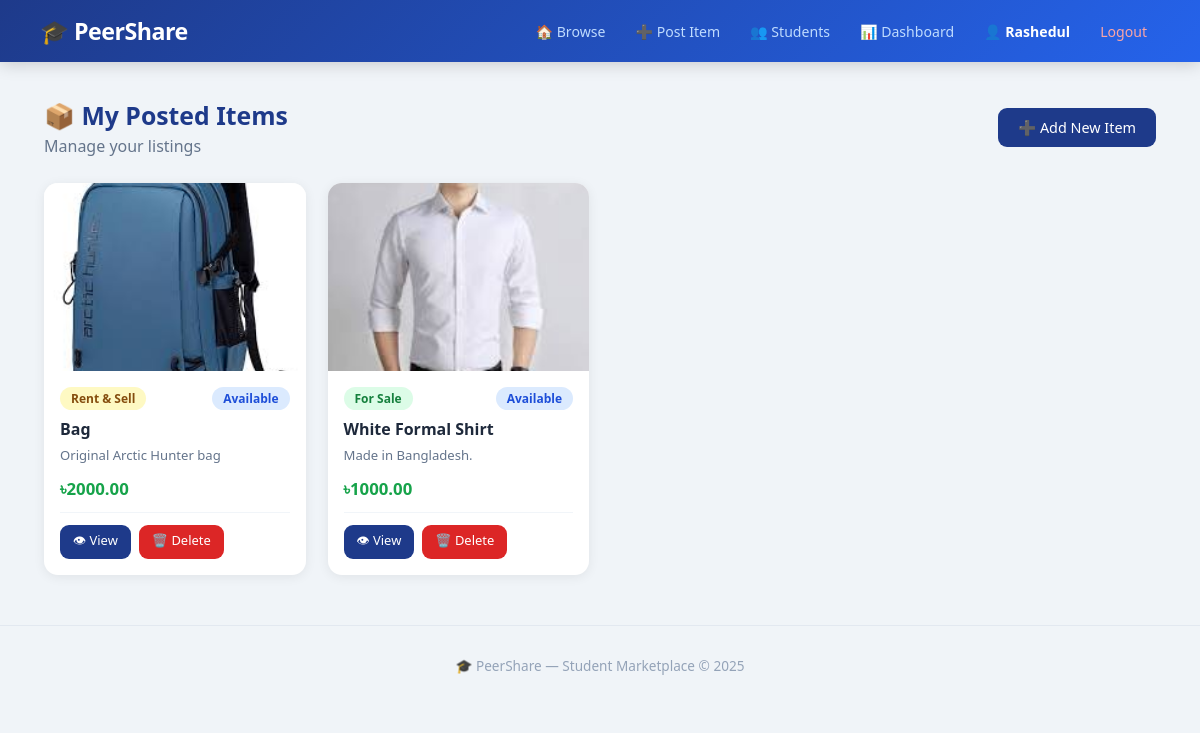
Page /dashboard/items/ (signed in) on the earlier database version.
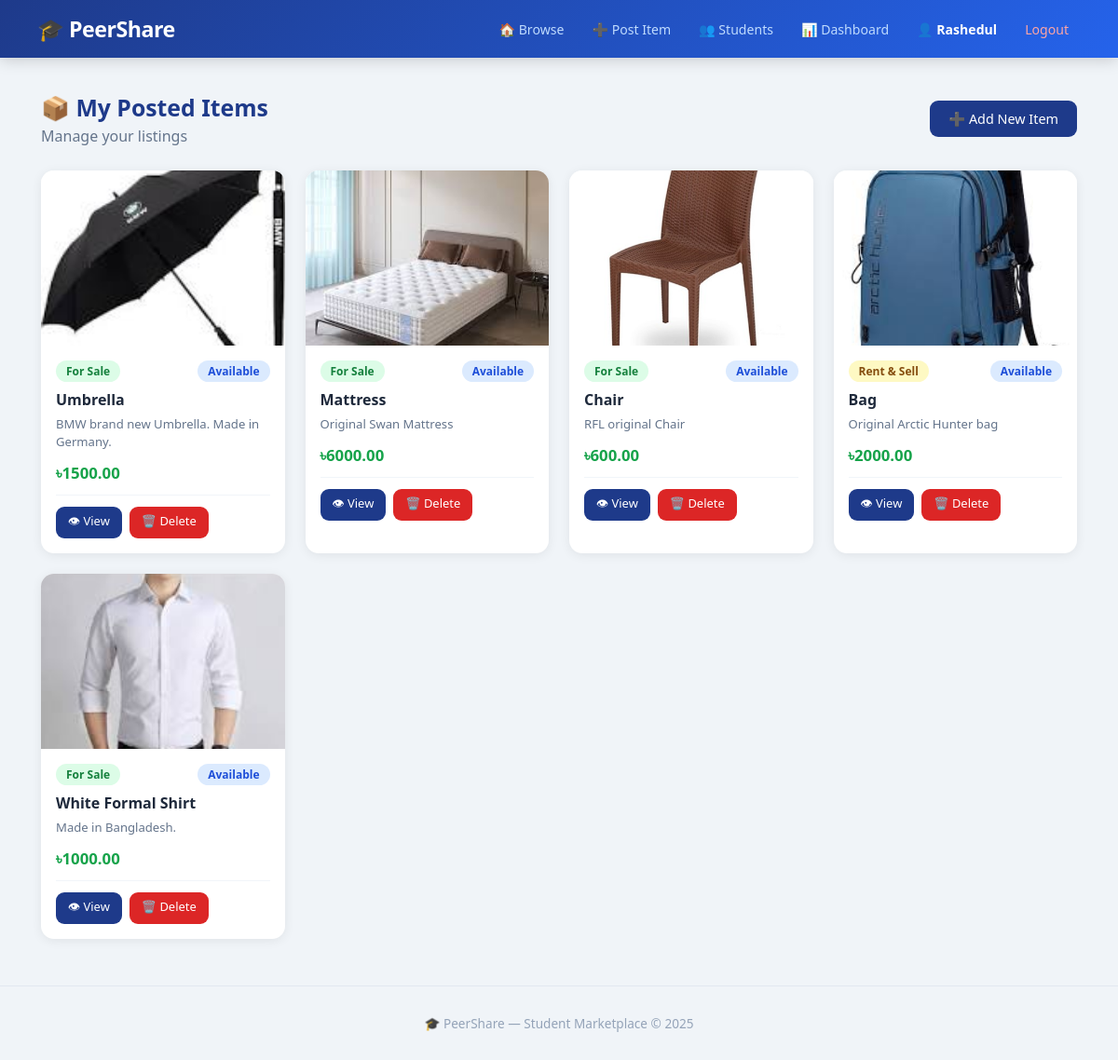
Same page on the later database version.
### marketplace/models.py (models this page shows, shortened)
class Item(models.Model):
    CATEGORY_CHOICES = [
        ('rent', 'For Rent'),
        ('sell', 'For Sale'),
        ('both', 'Rent & Sell'),
    ]
    owner = models.ForeignKey(
                     settings.AUTH_USER_MODEL,
                     on_delete=models.CASCADE,
                     related_name='items'
                   )
    title = models.CharField(max_length=200)
    description  = models.TextField()
    price  = models.DecimalField(
                     max_digits=10, decimal_places=2
                   )
    category = models.CharField(
                     max_length=10, choices=CATEGORY_CHOICES
                   )
    image = models.ImageField(
                     upload_to='items/',
                     null=True, blank=True
                   )
    is_available = models.BooleanField(default=True)
    created_at   = models.DateTimeField(auto_now_add=True)

### dashboard/views.py (the view)
# urls.py: path('items/',views.dashboard_items,name='dashboard_items'),
@login_required
def dashboard_items(request):
    my_items = Item.objects.filter(
        owner=request.user
    ).order_by('-created_at')
    return render(request, 'dashboard/items.html', {
        'my_items': my_items
    })

### templates/dashboard/items.html
{% extends 'base.html' %}
{% block content %}
<div class="page-head">
  <div>
    <h2>📦 My Posted Items</h2>
    <p>Manage your listings</p>
  </div>
  <a href="/add/" class="btn">➕ Add New Item</a>
</div>
{% if my_items %}
<div class="item-grid">
  {% for item in my_items %}
  <div class="card">
    {% if item.image %}
      <img src="{{ item.image.url }}" alt="{{ item.title }}">
    {% else %}
      <div class="no-image">📦</div>
    {% endif %}
    <div class="card-body">
      <div class="card-top-row">
        <span class="badge
          {% if item.category == 'rent' %}badge-rent
          {% elif item.category == 'sell' %}badge-sell
          {% else %}badge-both{% endif %}">
          {{ item.get_category_display }}
        </span>
        {% if not item.is_available %}
          <span class="sbadge sbadge-cancelled">Sold</span>
        {% else %}
          <span class="sbadge sbadge-active">Available</span>
        {% endif %}
      </div>
      <h3>{{ item.title }}</h3>
      <p class="item-desc">
        {{ item.description|truncatechars:55 }}
      </p>
      <div class="card-footer">
        <span class="price">৳{{ item.price }}</span>
      </div>
      <div class="item-manage-btns">
        <a href="/item/{{ item.pk }}/"
           class="btn small">
          👁 View
        </a>
        <a href="/item/{{ item.pk }}/delete/"
           class="btn small delete-btn">
          🗑️ Delete
        </a>
      </div>
    </div>
  </div>
  {% endfor %}
</div>
{% else %}
<div class="empty-state">
  <div class="empty-icon">📦</div>
  <p>No items posted yet.</p>
  <a href="/add/" class="btn">Post Your First Item →</a>
</div>
{% endif %}
{% endblock %}

Differences in the rows shown:
added Item: image (picture), category "For Sale", is_available "Available", title "Umbrella", description "BMW brand new Umbrella. Made in Germany.", price "1500.00"
added Item: image (picture), category "For Sale", is_available "Available", title "Mattress", description "Original Swan Mattress", price "6000.00"
added Item: image (picture), category "For Sale", is_available "Available", title "Chair", description "RFL original Chair", price "600.00"
